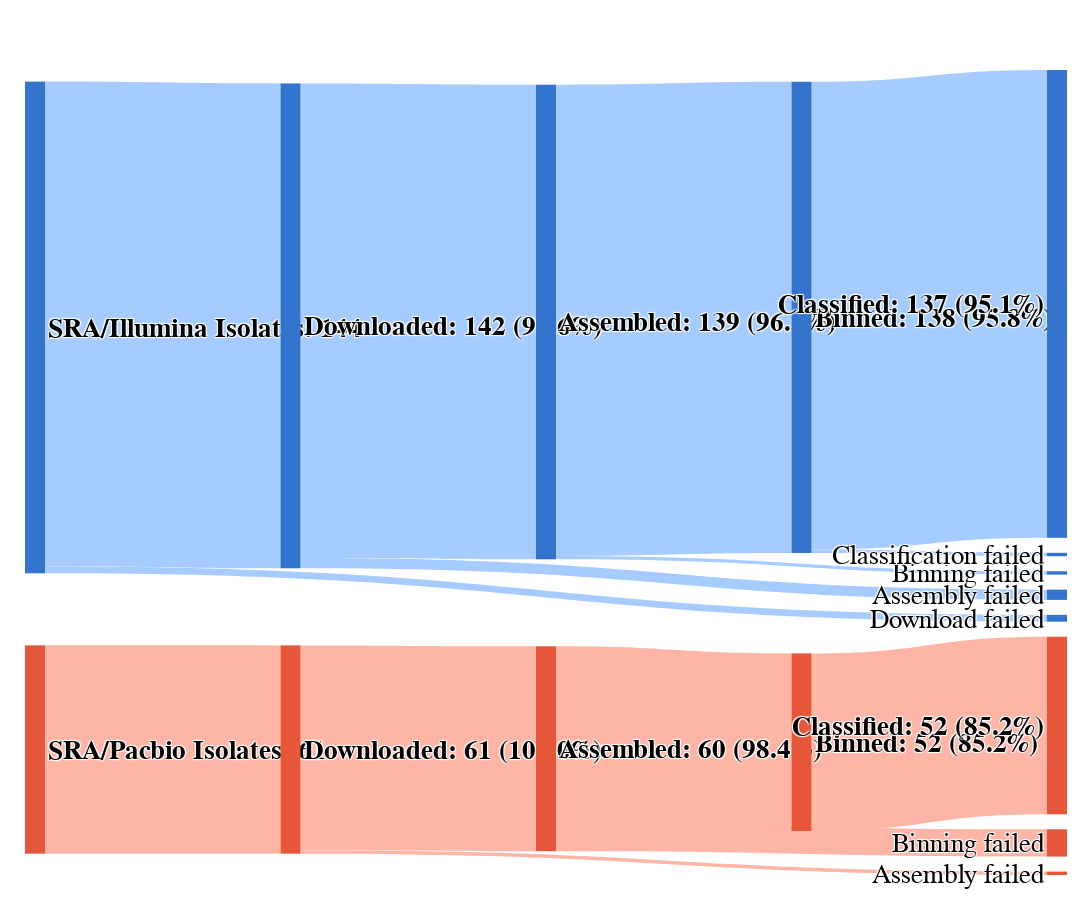

The cell this chart's notebook holds for it:
### Markdown cell above
### Number of Downloaded, Assembled, Binned, and Taxonomically Identified Cyanobacteria Isolates

### Code cell
# Adapted from Tony Liu's code
import plotly.graph_objects as go

def make_links(title: str, colours: list, vals: list[int], overwrites=None):
    print(title, vals)
    labels = f"{title}: {vals[0]}, Downloaded, Assembled, Binned, Classified".split(', ')
    foff = len(labels)
    fails = "Download failed, Assembly failed, Binning failed, Classification failed".split(', ')
    labels += fails

    if overwrites is not None:
        for i, new in overwrites:
            labels[i] = new

    links = []
    for i, v in enumerate(vals):
        if i == 0: continue
        links.append((i-1, i, v))
        fi = foff-1+i
        fv = vals[i-1]-v
        links.append((i-1, fi, fv))
        labels[i] += f': {v} ({round(v*1000/vals[0])/10}%)'

    src, lnk, val = [], [], []
    for tup in links:
        for lst, x in zip((src, lnk, val), tup):
            lst.append(x)
    
    return dict(
        source = src,
        target = lnk,
        value = val,
        color = colours[0],
        lab_colour = colours[1]
    ), [f"<b>{l}</b>" if i < foff else l for i, l in enumerate(labels)]

def sankey(links: list[tuple[dict, list]]):
    all_labels = []
    all_links = {}
    lab_colours = []
    for lnk, lab in links:
        offset = len(all_labels)
        all_labels += lab
        s, t, v, c = 'source, target, value, color'.split(', ')
        all_links[s] = all_links.get(s, [])+[x+offset for x in lnk[s]]
        all_links[t] = all_links.get(t, [])+[x+offset for x in lnk[t]]
        all_links[v] = all_links.get(v, [])+lnk[v]
        all_links[c] = all_links.get(c, [])+[lnk[c] for _ in lnk[v]]
        lab_colours += [lnk['lab_colour'] for _ in lab]

    fig = go.Figure(data=[go.Sankey(
        node = dict(
            pad = 15,
            thickness = 20,
            line = dict(color = "black", width = 0),
            label = all_labels,
            color = lab_colours
        ),
        link = all_links
    )])
    fig.update_layout(
        autosize=False,
        width=2200,
        height=900,
        margin=dict(
            l=25,
            r=25,
            b=25,
            t=70,
            pad=4
        ),
        # paper_bgcolor="white",
        font_family="Times New Roman",
        font_color="black",
        font_size=27
    )
    fig.show()

sankey(
    [
        make_links(
            "SRA/Illumina Isolates",
            ["#A6CCFF", "#3374CC"],
            [
                144,
                142,
                139,
                138,
                137
            ]
        ),
        make_links(
            "SRA/Pacbio Isolates",
            ["#FFB5A6", "#E65639"],
            [
                61,
                61,
                60,
                52,
                52
            ]
        ),
    ]
)

### Figure 1 — Plotly figure (JSON) as saved in the notebook; plotly's stock layout.template omitted (floating-point values rounded to 4 significant figures)
{"data": [{"link": {"color": ["#A6CCFF", "#A6CCFF", "#A6CCFF", "#A6CCFF", "#A6CCFF", "#A6CCFF", "#A6CCFF", "#A6CCFF", "#FFB5A6", "#FFB5A6", "#FFB5A6", "#FFB5A6", "#FFB5A6", "#FFB5A6", "#FFB5A6", "#FFB5A6"], "source": [0, 0, 1, 1, 2, 2, 3, 3, 9, 9, 10, 10, 11, 11, 12, 12], "target": [1, 5, 2, 6, 3, 7, 4, 8, 10, 14, 11, 15, 12, 16, 13, 17], "value": [142, 2, 139, 3, 138, 1, 137, 1, 61, 0, 60, 1, 52, 8, 52, 0]}, "node": {"color": ["#3374CC", "#3374CC", "#3374CC", "#3374CC", "#3374CC", "#3374CC", "#3374CC", "#3374CC", "#3374CC", "#E65639", "#E65639", "#E65639", "#E65639", "#E65639", "#E65639", "#E65639", "#E65639", "#E65639"], "label": ["<b>SRA/Illumina Isolates: 144</b>", "<b>Downloaded: 142 (98.6%)</b>", "<b>Assembled: 139 (96.5%)</b>", "<b>Binned: 138 (95.8%)</b>", "<b>Classified: 137 (95.1%)</b>", "Download failed", "Assembly failed", "Binning failed", "Classification failed", "<b>SRA/Pacbio Isolates: 61</b>", "<b>Downloaded: 61 (100.0%)</b>", "<b>Assembled: 60 (98.4%)</b>", "<b>Binned: 52 (85.2%)</b>", "<b>Classified: 52 (85.2%)</b>", "Download failed", "Assembly failed", "Binning failed", "Classification failed"], "line": {"color": "black", "width": 0}, "pad": 15, "thickness": 20}, "type": "sankey"}], "layout": {"autosize": false, "font": {"color": "black", "family": "Times New Roman", "size": 27}, "height": 900, "margin": {"b": 25, "l": 25, "pad": 4, "r": 25, "t": 70}, "width": 2200}}
